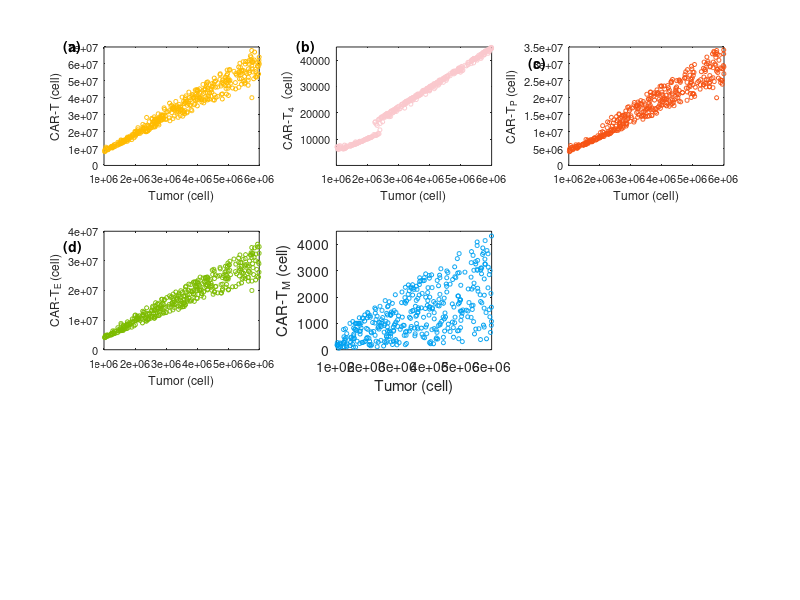

This figure's MATLAB source: (Note: this script raises an error after producing the figure.)
%
% This function plot Figure 7
% 

function Figure7()
D=load('Optimal3.dat');
 
%% Tumor and Total dose;
fig=figure(1);
clf();
fs = 8;
ms = 3;
xt = -0.3e6;
%% Tumor and CAR-TTotal
subplot(3,3,1);
plot(D(:,1),D(:,3),'o','color',[255 187 0]/255,'markersize',ms)%tumor Total
hold on
xlabel('Tumor (cell)');
ylabel('CAR-T (cell)'); 
ylim([0 7e7]);
xlim([1e6 6e6]);
text(xt,7e7,'(a)','fontweight','bold');
set(gca,'fontsize',fs);

%% Tumor and T4
subplot(3,3,2)
plot(D(:,1),D(:,4),'o','color',[250 200 205]/255,'markersize',ms);
hold on
xlabel('Tumor (cell)');
ylabel('CAR-T_4（cell）'); 
ylim([0.5 4.5e4]);
 xlim([1e6 6e6]);
text(xt,4.5e4,'(b)','fontweight','bold');
set(gca,'fontsize',fs);

%% Tumor and Tp
subplot(3,3,3)
plot(D(:,1),D(:,5),'o','color',[246 83 20]/255,'markersize',ms);
hold on
xlabel('Tumor (cell)');
ylabel('CAR-T_P (cell)'); 
ylim([0 3.5e7]);
xlim([1e6 6e6]);
text(xt,3e7,'(c)','fontweight','bold');
 set(gca,'fontsize',fs);
 
%% Tumor and TE
subplot(3,3,4)
plot(D(:,1),D(:,6),'o','color',[124 187 0]/255,'markersize',ms);
hold on
xlabel('Tumor (cell)');
ylabel('CAR-T_E (cell)'); 
ylim([0 4e7]);
xlim([1e6 6e6]);
text(xt,3.5e7,'(d)','fontweight','bold');
 set(gca,'fontsize',fs);

%% Tumor and TM
subplot(3,3,5)
plot(D(:,1),D(:,7),'o','color',[0 161 241]/255,'markersize',ms);
hold on;
xlabel('Tumor (cell)');
ylabel('CAR-T_M (cell)');
ylim([0 4.5e3]);
xlim([1e6 6e6]);
ax=gca;
ax.YAxis.Exponent=3;
text(xt,3e3,'(e)','fontweight','bold');
 set(gca,'fontsize',fs);

%% Tr
subplot(3,3,6) 
plot(D(:,1),D(:,8),'o','color',[0.49 0.18 0.56],'markersize',ms);
hold on;
xlabel('Tumor (cell)');
ylabel('CAR-T_r (cell)');
ylim([0 2e3]);
xlim([1e6 6e6]);
ax=gca;
ax.YAxis.Exponent=3;
text(xt,1.1e3,'(f)','fontweight','bold');
set(gca,'fontsize',fs);

%% No progress 

subplot(3,3,[7:9]);
 plot(D(:,1),D(:,2),'r*','color',[155 187 89]/255);
 xlabel('Tumor (cell)');
 ylabel('PFS (day)');
ylim([60 110]);
 xlim([1e6 6e6]);
box on;
 text(0.67e6,110,'(g)','fontweight','bold');
 set(gca,'fontsize',fs);
 
 exportfig(fig,'Figure7.eps','color','cmyk','fontmode','scaled','fontsize',1);

end


